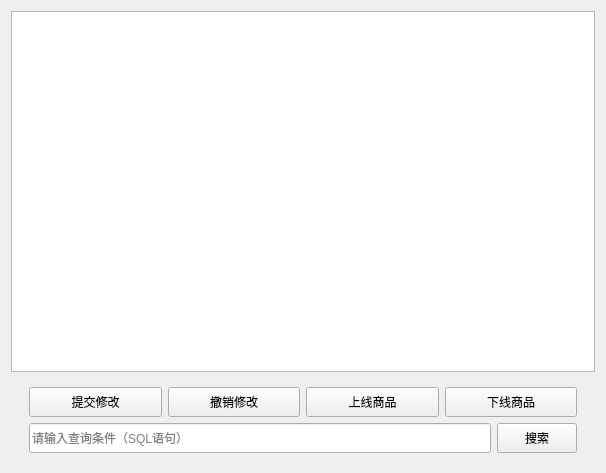
<?xml version="1.0" encoding="UTF-8"?>
<ui version="4.0">
 <class>ProductPage</class>
 <widget class="QWidget" name="ProductPage">
  <property name="geometry">
   <rect>
    <x>0</x>
    <y>0</y>
    <width>606</width>
    <height>473</height>
   </rect>
  </property>
  <property name="windowTitle">
   <string>Form</string>
  </property>
  <layout class="QVBoxLayout" name="verticalLayout_2">
   <item>
    <widget class="QTableView" name="tableView"/>
   </item>
   <item>
    <widget class="QWidget" name="widget_3" native="true">
     <layout class="QVBoxLayout" name="verticalLayout">
      <item>
       <widget class="QWidget" name="widget" native="true">
        <layout class="QHBoxLayout" name="horizontalLayout">
         <property name="topMargin">
          <number>0</number>
         </property>
         <property name="bottomMargin">
          <number>0</number>
         </property>
         <item>
          <widget class="QPushButton" name="btn_submit">
           <property name="minimumSize">
            <size>
             <width>0</width>
             <height>30</height>
            </size>
           </property>
           <property name="text">
            <string>提交修改</string>
           </property>
          </widget>
         </item>
         <item>
          <widget class="QPushButton" name="btn_back">
           <property name="minimumSize">
            <size>
             <width>0</width>
             <height>30</height>
            </size>
           </property>
           <property name="text">
            <string>撤销修改</string>
           </property>
          </widget>
         </item>
         <item>
          <widget class="QPushButton" name="btn_add">
           <property name="minimumSize">
            <size>
             <width>0</width>
             <height>30</height>
            </size>
           </property>
           <property name="text">
            <string>上线商品</string>
           </property>
          </widget>
         </item>
         <item>
          <widget class="QPushButton" name="btn_del">
           <property name="minimumSize">
            <size>
             <width>0</width>
             <height>30</height>
            </size>
           </property>
           <property name="text">
            <string>下线商品</string>
           </property>
          </widget>
         </item>
        </layout>
       </widget>
      </item>
      <item>
       <widget class="QWidget" name="widget_2" native="true">
        <layout class="QHBoxLayout" name="horizontalLayout_2">
         <property name="topMargin">
          <number>0</number>
         </property>
         <property name="bottomMargin">
          <number>0</number>
         </property>
         <item>
          <widget class="QLineEdit" name="lineEdit">
           <property name="minimumSize">
            <size>
             <width>0</width>
             <height>30</height>
            </size>
           </property>
           <property name="placeholderText">
            <string>请输入查询条件（SQL语句）</string>
           </property>
          </widget>
         </item>
         <item>
          <widget class="QPushButton" name="btn_search">
           <property name="minimumSize">
            <size>
             <width>0</width>
             <height>30</height>
            </size>
           </property>
           <property name="text">
            <string>搜索</string>
           </property>
          </widget>
         </item>
        </layout>
       </widget>
      </item>
     </layout>
    </widget>
   </item>
  </layout>
 </widget>
 <resources/>
 <connections/>
</ui>
